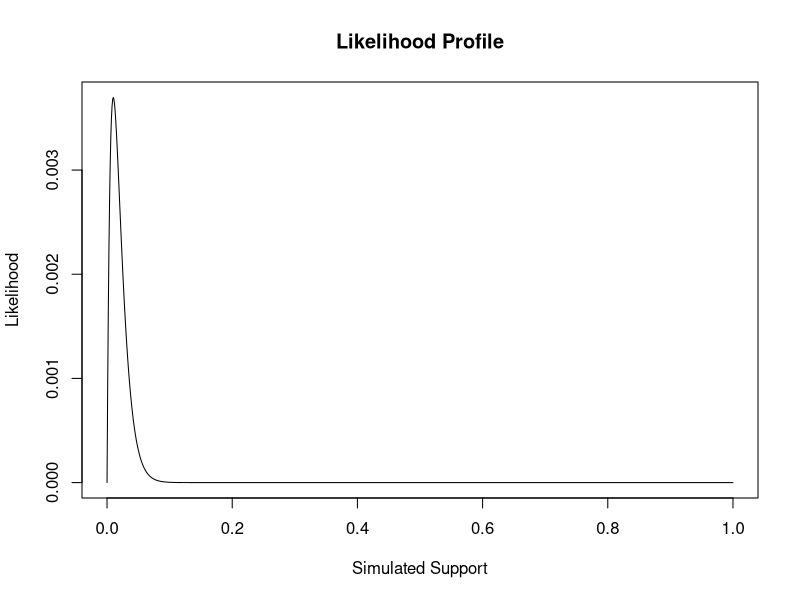
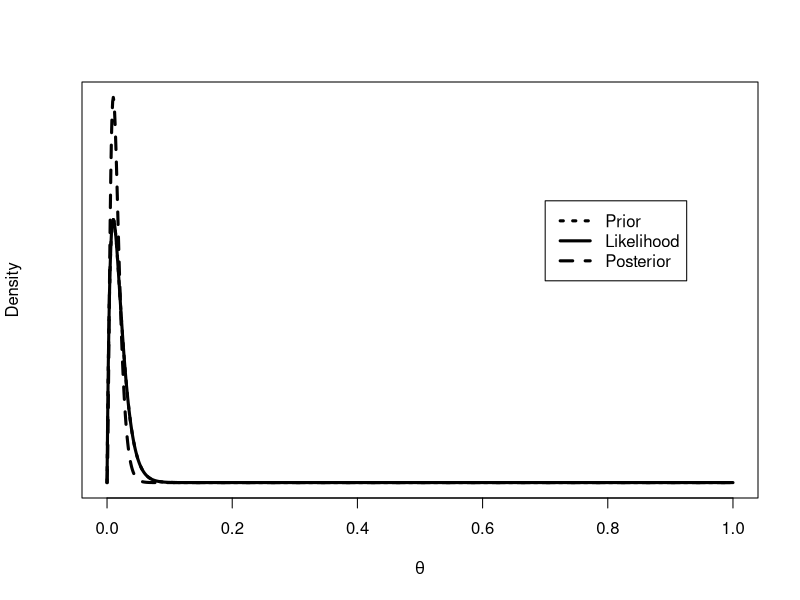
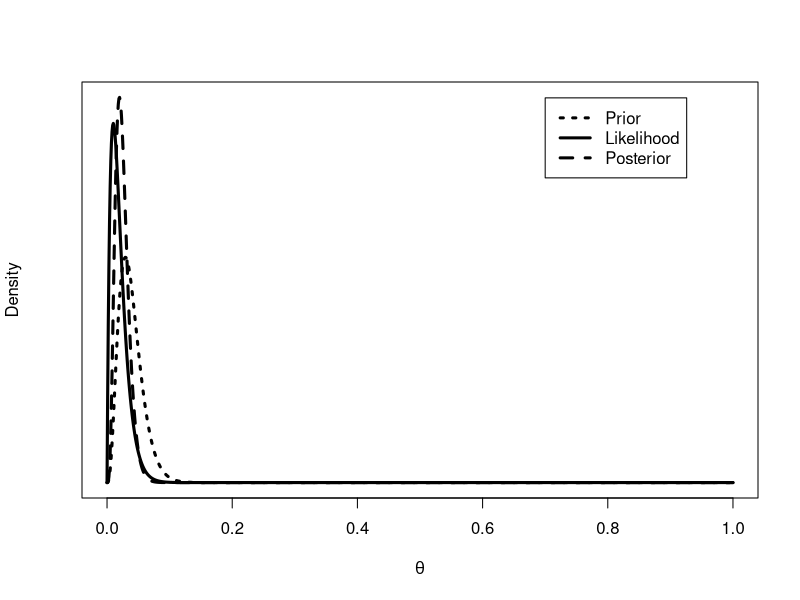
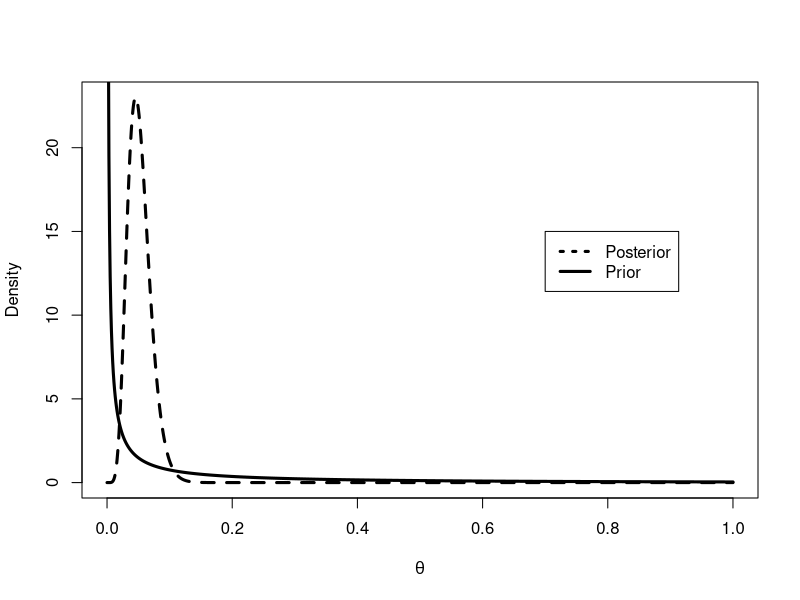
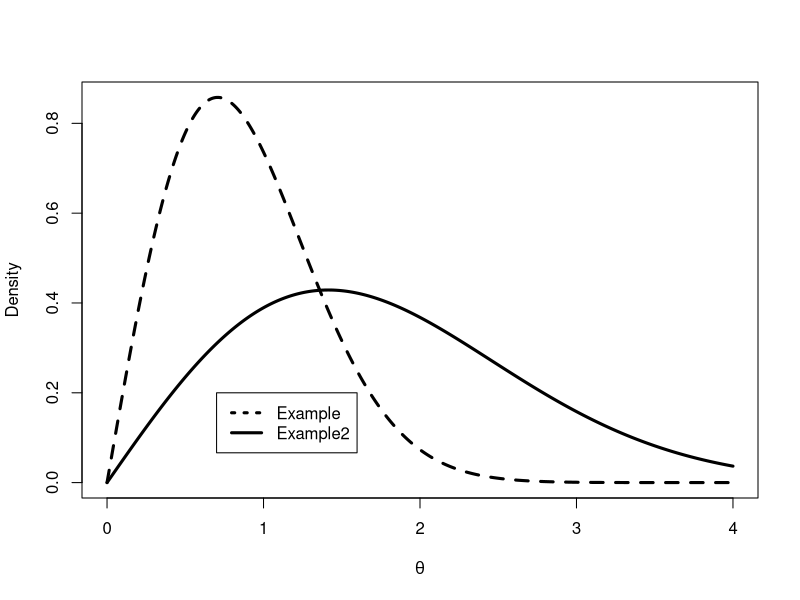

Generate these figures, in order, with R:
## ---- chunk 1
# set a seed
set.seed(123)
# create the observed data
obs.data <- rbinom(n = 100, size = 1, prob = 0.01)
# inspect the observed data
head(obs.data)
tail(obs.data)
length(obs.data)
## ---- chunk 2
### Bernoulli LH Function ###
# Input: obs.data, theta
# Output: bernoulli likelihood

bernoulliLH <- function(obs.data, theta){
  N <- length(obs.data)
  x <- sum (obs.data)
  LH <- (theta^x)*((1-theta)^{N-x})
  return(LH)
}
### Plot LH for a grid of theta values ###
# Create the grid #
theta.sim <- seq(from = 0, to = 1, length.out = 1000)
# Store the LH values
sim.LH <- bernoulliLH(obs.data, theta = theta.sim)
# Create the Plot
plot(theta.sim, sim.LH, type = "l", main = "Likelihood Profile", 
     xlab = "Simulated Support", ylab = "Likelihood")
## ---- chunk 3
betberPos <- function(a, b, obs.data){
  n <- length(obs.data)
  x <- sum (obs.data)
  
  prior <- c((x+a), (n-x+b))
  return( prior)
}

print(betberPos(1,1,obs.data))
print(betberPos(3,1,obs.data))
## ---- chunk 4
distPlot <- function(p1,p2){
  n <- length(obs.data)
  x <- sum (obs.data)
  params <- betberPos (p1,p2,obs.data)
  a <- params[1]
  b <- params[2]

  
  like = dbeta(theta.sim, x+1, n-x+1)
  prior = dbeta(theta.sim, a, b)
  post = dbeta(theta.sim, x+a, n-x+b)

  
  plot(theta.sim,post,type="l",ylab="Density", yaxt = 'n',lty=2,lwd=3,
  xlab = expression(theta))
  lines(theta.sim,like,lty=1,lwd=3)
  lines(theta.sim,prior,lty=3,lwd=3)
  legend(0.7,40,c("Prior","Likelihood","Posterior"),
  lty=c(3,1,2),lwd=c(3,3,3))
} # yaxt from: https://stackoverflow.com/questions/10393076/suppress-ticks-in-plot-in-r 

distPlot(1,1)
distPlot(3,1)
## ---- chunk 5
  obs.data <- c(20.9, 69.7, 3.6, 21.8, 21.4, 0.4, 6.7, 10.0)

  x <- sum (obs.data)
  n <- length (obs.data)

  a <- 0.1
  b <- 1.0
  
  prior = dgamma(theta.sim, a, b)
  post = dgamma(theta.sim, a+n, x+b)

  
  plot(theta.sim,post,type="l",ylab="Density",lty=2,lwd=3,
  xlab = expression(theta))
  lines(theta.sim,prior,lty=1,lwd=3)
  legend(0.7,15,c("Posterior", "Prior"),
  lty=c(3,1,2),lwd=c(3,3,3))


## ---- chunk 6
theta.sim <- seq(from = 0, to = 4, length.out = 1000)
galenshore <- function(th,c,d){
  y <- (2/gamma(c))*((d^(2*c))*(th^((2*c)-1))*exp((-(d^2))*(th^2)))
  return(y)
}

example = galenshore(theta.sim, 1, 1)
example2 = galenshore(theta.sim, 1, 0.5)

  plot(theta.sim,example,type="l",ylab="Density",lty=2,lwd=3,
  xlab = expression(theta))
  lines(theta.sim,example2,lty=1,lwd=3)
  legend(0.7,0.2,c("Example", "Example2"),
  lty=c(3,1,2),lwd=c(3,3,3))
